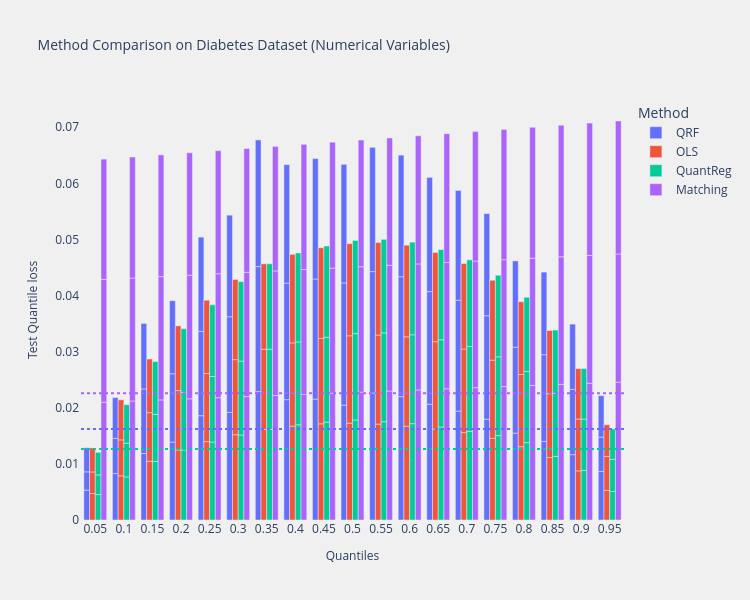

Source (notebook cell):
### Markdown cell above
# Benchmarking methods

This document provides a comprehensive guide to benchmarking different imputation methods using Microimpute. The examples below illustrate the workflow for comparing various imputation approaches and evaluating their performance.

### Code cell
# On the Diabetes Dataset (Numerical Variables)

from typing import List, Type

import pandas as pd

from microimpute.comparisons import *
from microimpute.config import RANDOM_STATE
from microimpute.models import *
from microimpute.visualizations import method_comparison_results
from microimpute.evaluations import *
from sklearn.datasets import load_diabetes
from sklearn.model_selection import train_test_split

import warnings

warnings.filterwarnings("ignore")

# 1. Prepare data
diabetes = load_diabetes()
df = pd.DataFrame(diabetes.data, columns=diabetes.feature_names)
X_train, X_test = train_test_split(
    df, test_size=0.2, random_state=RANDOM_STATE
)

predictors = ["age", "sex", "bmi", "bp"]
imputed_variables = ["s1", "s4"]  # Numerical variables

Y_test: pd.DataFrame = X_test[imputed_variables]

# 2. Run imputation methods
model_classes: List[Type[Imputer]] = [QRF, OLS, QuantReg, Matching]
method_imputations = get_imputations(
    model_classes, X_train, X_test, predictors, imputed_variables
)

# 3. Compare imputation methods using unified metrics function
# The function automatically detects that these are numerical variables and uses quantile loss
loss_comparison_df = compare_metrics(
    Y_test, method_imputations, imputed_variables
)

# 4. Plot results - filter for quantile loss metrics only
quantile_loss_df = loss_comparison_df[loss_comparison_df['Metric'] == 'quantile_loss']
comparison_viz = method_comparison_results(
    data=quantile_loss_df,
    metric="quantile_loss",
    data_format="long",
)
fig = comparison_viz.plot(
    title="Method Comparison on Diabetes Dataset (Numerical Variables)",
)
fig.show()

# Display summary statistics
print("Summary of quantile loss by method:")
summary = quantile_loss_df[quantile_loss_df['Imputed Variable'] == 'mean_quantile_loss'].groupby('Method')['Loss'].mean()
print(summary.sort_values())

# Evaluate sensitivity to predictors
leave_one_out_results = leave_one_out_analysis(
    df,
    predictors,
    imputed_variables,
    QRF
)

predictor_inclusion_results = progressive_predictor_inclusion(
    df,
    predictors,
    imputed_variables,
    QRF
)

print(f"Inclusion order: {predictor_inclusion_results['inclusion_order']}")
for element in predictor_inclusion_results["predictor_impacts"]:
    print(f"Predictor: {element['predictor']} \nLoss reduction: {element['loss_reduction']}")

### Figure 1 — Plotly figure (JSON) as saved in the notebook; plotly's stock layout.template omitted (floating-point values rounded to 4 significant figures)
{"data": [{"alignmentgroup": "True", "hovertemplate": "Method=QRF<br>Quantiles=%{x}<br>Test Quantile loss=%{y}<extra></extra>", "legendgroup": "QRF", "marker": {"color": "#636EFA", "pattern": {"shape": ""}}, "name": "QRF", "offsetgroup": "QRF", "orientation": "v", "showlegend": true, "textposition": "auto", "type": "bar", "x": ["0.05", "0.05", "0.05", "0.1", "0.1", "0.1", "0.15", "0.15", "0.15", "0.2", "0.2", "0.2", "0.25", "0.25", "0.25", "0.3", "0.3", "0.3", "0.35", "0.35", "0.35", "0.4", "0.4", "0.4", "0.45", "0.45", "0.45", "0.5", "0.5", "0.5", "0.55", "0.55", "0.55", "0.6", "0.6", "0.6", "0.65", "0.65", "0.65", "0.7", "0.7", "0.7", "0.75", "0.75", "0.75", "0.8", "0.8", "0.8", "0.85", "0.85", "0.85", "0.9", "0.9", "0.9", "0.95", "0.95", "0.95"], "xaxis": "x", "y": [0.005325, 0.003257, 0.004291, 0.008279, 0.006265, 0.007272, 0.01185, 0.0115, 0.01168, 0.01389, 0.01217, 0.01303, 0.01859, 0.01502, 0.0168, 0.01917, 0.01705, 0.01811, 0.02288, 0.02228, 0.02258, 0.02145, 0.02078, 0.02111, 0.02154, 0.0214, 0.02147, 0.02047, 0.02179, 0.02113, 0.02263, 0.02164, 0.02214, 0.02198, 0.02137, 0.02168, 0.02064, 0.02006, 0.02035, 0.01941, 0.01975, 0.01958, 0.01797, 0.01843, 0.0182, 0.01549, 0.0153, 0.01539, 0.014, 0.01545, 0.01473, 0.01165, 0.01163, 0.01164, 0.008636, 0.006136, 0.007386], "yaxis": "y"}, {"alignmentgroup": "True", "hovertemplate": "Method=OLS<br>Quantiles=%{x}<br>Test Quantile loss=%{y}<extra></extra>", "legendgroup": "OLS", "marker": {"color": "#EF553B", "pattern": {"shape": ""}}, "name": "OLS", "offsetgroup": "OLS", "orientation": "v", "showlegend": true, "textposition": "auto", "type": "bar", "x": ["0.05", "0.05", "0.05", "0.1", "0.1", "0.1", "0.15", "0.15", "0.15", "0.2", "0.2", "0.2", "0.25", "0.25", "0.25", "0.3", "0.3", "0.3", "0.35", "0.35", "0.35", "0.4", "0.4", "0.4", "0.45", "0.45", "0.45", "0.5", "0.5", "0.5", "0.55", "0.55", "0.55", "0.6", "0.6", "0.6", "0.65", "0.65", "0.65", "0.7", "0.7", "0.7", "0.75", "0.75", "0.75", "0.8", "0.8", "0.8", "0.85", "0.85", "0.85", "0.9", "0.9", "0.9", "0.95", "0.95", "0.95"], "xaxis": "x", "y": [0.004722, 0.003838, 0.00428, 0.007874, 0.006401, 0.007137, 0.01049, 0.008643, 0.009565, 0.01248, 0.01059, 0.01153, 0.01398, 0.01213, 0.01305, 0.0152, 0.01338, 0.01429, 0.01614, 0.0143, 0.01522, 0.01673, 0.01483, 0.01578, 0.01714, 0.0152, 0.01617, 0.01726, 0.01557, 0.01642, 0.01709, 0.01587, 0.01648, 0.01673, 0.01592, 0.01633, 0.0162, 0.01558, 0.01589, 0.01557, 0.01491, 0.01524, 0.01456, 0.01393, 0.01424, 0.01307, 0.01286, 0.01297, 0.01113, 0.01138, 0.01125, 0.008753, 0.009236, 0.008994, 0.005276, 0.006043, 0.00566], "yaxis": "y"}, {"alignmentgroup": "True", "hovertemplate": "Method=QuantReg<br>Quantiles=%{x}<br>Test Quantile loss=%{y}<extra></extra>", "legendgroup": "QuantReg", "marker": {"color": "#00CC96", "pattern": {"shape": ""}}, "name": "QuantReg", "offsetgroup": "QuantReg", "orientation": "v", "showlegend": true, "textposition": "auto", "type": "bar", "x": ["0.05", "0.05", "0.05", "0.1", "0.1", "0.1", "0.15", "0.15", "0.15", "0.2", "0.2", "0.2", "0.25", "0.25", "0.25", "0.3", "0.3", "0.3", "0.35", "0.35", "0.35", "0.4", "0.4", "0.4", "0.45", "0.45", "0.45", "0.5", "0.5", "0.5", "0.55", "0.55", "0.55", "0.6", "0.6", "0.6", "0.65", "0.65", "0.65", "0.7", "0.7", "0.7", "0.75", "0.75", "0.75", "0.8", "0.8", "0.8", "0.85", "0.85", "0.85", "0.9", "0.9", "0.9", "0.95", "0.95", "0.95"], "xaxis": "x", "y": [0.004531, 0.00351, 0.004021, 0.007674, 0.006026, 0.00685, 0.01043, 0.008394, 0.009414, 0.01249, 0.01024, 0.01137, 0.01389, 0.01168, 0.01279, 0.01515, 0.01317, 0.01416, 0.01616, 0.01429, 0.01522, 0.01697, 0.01476, 0.01586, 0.01744, 0.01511, 0.01628, 0.01783, 0.01538, 0.0166, 0.01751, 0.01583, 0.01667, 0.01717, 0.01585, 0.01651, 0.01658, 0.01555, 0.01607, 0.01579, 0.01512, 0.01546, 0.01504, 0.01404, 0.01454, 0.01379, 0.01267, 0.01323, 0.01133, 0.01124, 0.01129, 0.008832, 0.009166, 0.008999, 0.005074, 0.005734, 0.005404], "yaxis": "y"}, {"alignmentgroup": "True", "hovertemplate": "Method=Matching<br>Quantiles=%{x}<br>Test Quantile loss=%{y}<extra></extra>", "legendgroup": "Matching", "marker": {"color": "#AB63FA", "pattern": {"shape": ""}}, "name": "Matching", "offsetgroup": "Matching", "orientation": "v", "showlegend": true, "textposition": "auto", "type": "bar", "x": ["0.05", "0.05", "0.05", "0.1", "0.1", "0.1", "0.15", "0.15", "0.15", "0.2", "0.2", "0.2", "0.25", "0.25", "0.25", "0.3", "0.3", "0.3", "0.35", "0.35", "0.35", "0.4", "0.4", "0.4", "0.45", "0.45", "0.45", "0.5", "0.5", "0.5", "0.55", "0.55", "0.55", "0.6", "0.6", "0.6", "0.65", "0.65", "0.65", "0.7", "0.7", "0.7", "0.75", "0.75", "0.75", "0.8", "0.8", "0.8", "0.85", "0.85", "0.85", "0.9", "0.9", "0.9", "0.95", "0.95", "0.95"], "xaxis": "x", "y": [0.02101, 0.02187, 0.02144, 0.02121, 0.02192, 0.02156, 0.0214, 0.02197, 0.02169, 0.0216, 0.02203, 0.02181, 0.0218, 0.02208, 0.02194, 0.022, 0.02214, 0.02207, 0.02219, 0.02219, 0.02219, 0.02239, 0.02224, 0.02232, 0.02259, 0.0223, 0.02244, 0.02279, 0.02235, 0.02257, 0.02299, 0.02241, 0.0227, 0.02318, 0.02246, 0.02282, 0.02338, 0.02251, 0.02295, 0.02358, 0.02257, 0.02307, 0.02378, 0.02262, 0.0232, 0.02398, 0.02268, 0.02333, 0.02417, 0.02273, 0.02345, 0.02437, 0.02278, 0.02358, 0.02457, 0.02284, 0.0237], "yaxis": "y"}], "layout": {"barmode": "group", "height": 600, "legend": {"title": {"text": "Method"}, "tracegroupgap": 0}, "paper_bgcolor": "#F0F0F0", "plot_bgcolor": "#F0F0F0", "shapes": [{"line": {"color": "#636EFA", "dash": "dot", "width": 2}, "name": "QRF Mean", "type": "line", "x0": -0.5, "x1": 18.5, "y0": 0.01624, "y1": 0.01624}, {"line": {"color": "#EF553B", "dash": "dot", "width": 2}, "name": "OLS Mean", "type": "line", "x0": -0.5, "x1": 18.5, "y0": 0.01266, "y1": 0.01266}, {"line": {"color": "#00CC96", "dash": "dot", "width": 2}, "name": "QuantReg Mean", "type": "line", "x0": -0.5, "x1": 18.5, "y0": 0.01267, "y1": 0.01267}, {"line": {"color": "#AB63FA", "dash": "dot", "width": 2}, "name": "Matching Mean", "type": "line", "x0": -0.5, "x1": 18.5, "y0": 0.02257, "y1": 0.02257}], "title": {"font": {"size": 14}, "text": "Method Comparison on Diabetes Dataset (Numerical Variables)"}, "width": 750, "xaxis": {"anchor": "y", "domain": [0, 1], "showgrid": false, "title": {"font": {"size": 12}, "text": "Quantiles"}, "zeroline": false}, "yaxis": {"anchor": "x", "domain": [0, 1], "showgrid": false, "title": {"font": {"size": 12}, "text": "Test Quantile loss"}, "zeroline": false}}}
